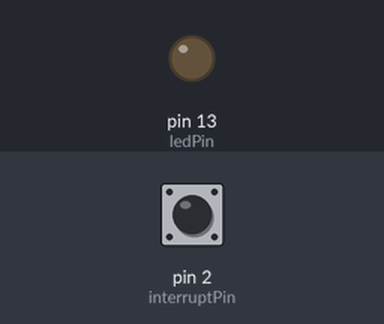
This sketch was run on a simulated Arduino Uno, built with avr-gcc and run on an emulated ATmega328P. Shown: output pins drawn as LEDs (lit = HIGH). The test bench sets the inputs (shaded band); at power-on: pin 2 (interruptPin) HIGH.

Above: at 1.2 s.
1.3 s: pin 2 (interruptPin) pulled LOW for 0.15 s
At 2.6 s:
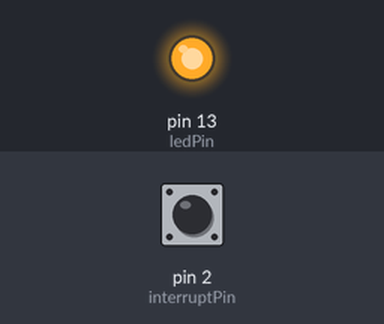
2.9 s: pin 2 (interruptPin) pulled LOW for 1 s
At 5.1 s:
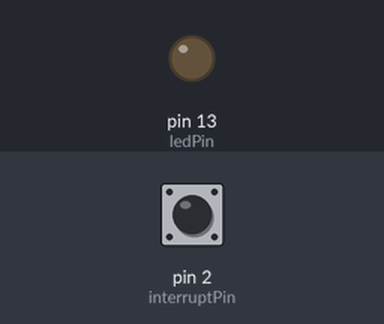
5.4 s: pin 2 (interruptPin) pulled LOW for 3.2 s
At 9.9 s:
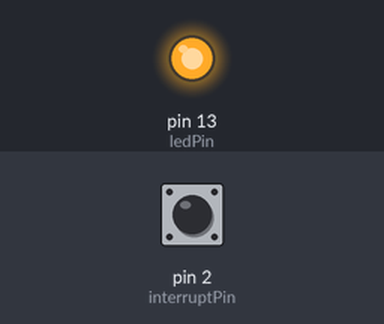
Timing chart, 0 to 11.4 s (numbered marks = the images above; inputs shaded):
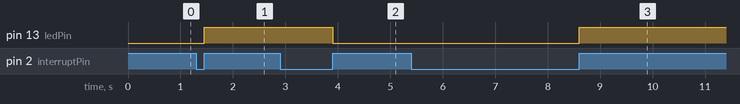

Measured:
- after the input at 1.3 s, pin 13 (ledPin): LOW → HIGH after 0.15 s
- after the input at 2.9 s, pin 13 (ledPin): HIGH → LOW after 1.0 s
- after the input at 5.4 s, pin 13 (ledPin): LOW → HIGH after 3.2 s

The sketch:

experimento08.ino
```cpp
const byte ledPin = 13;
const byte interruptPin = 2;
volatile byte state = LOW;

void setup() {
  pinMode(ledPin, OUTPUT);
  pinMode(interruptPin, INPUT_PULLUP);
  attachInterrupt(digitalPinToInterrupt(interruptPin), blink, RISING);
}

void loop() {
  digitalWrite(ledPin, state);
}

void blink() {
  state = !state;
}
```
